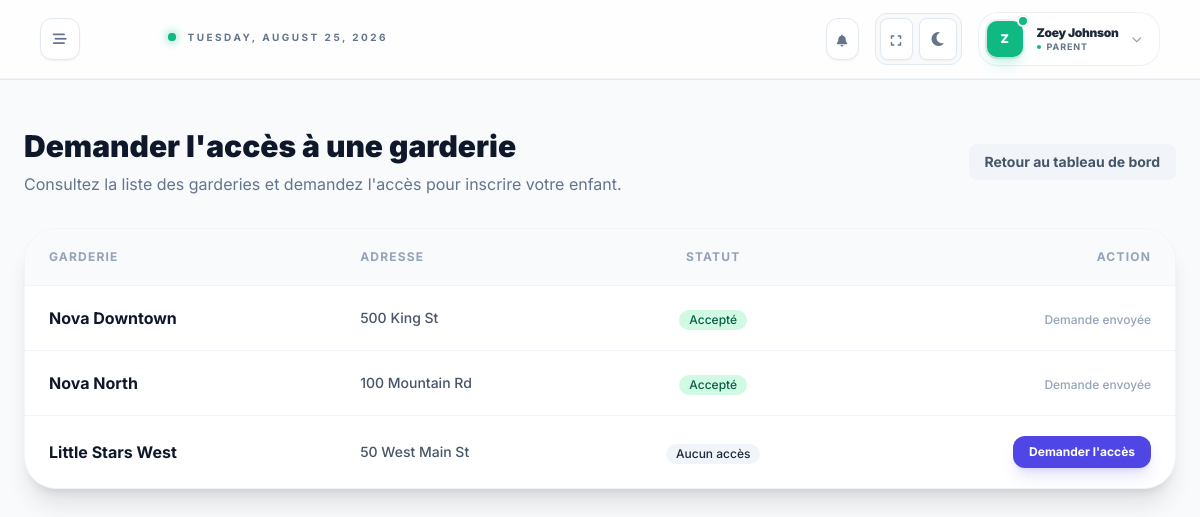
The page /parents/request-access/ (signed in) on the database its author committed.
### accounts/models.py (models this page shows, shortened)
class User(AbstractUser):
    ROLE_CHOICES = (
        ("owner", "Network Owner"),
        ("director", "Director"),
        ("vice_director", "Vice Director"),
        ("educator", "Educator"),
        ("parent", "Parent"),
    )
    username = None
    user_id = models.UUIDField(primary_key=True, default=uuid.uuid4, editable=False)
    email = models.EmailField(_("email address"), unique=True)
    full_name = models.CharField(max_length=255)
    phone_number = models.CharField(max_length=20, blank=True, null=True)
    profile_photo = models.ImageField(upload_to=user_directory_path, blank=True, null=True)
    role_type = models.CharField(max_length=20, choices=ROLE_CHOICES)
    is_active = models.BooleanField(default=True)
    created_at = models.DateTimeField(auto_now_add=True)
    groups = models.ManyToManyField(
        "auth.Group",
        related_name="core_user_set",
        blank=True,
        verbose_name="groups",
        help_text="The groups this user belongs to.",
    )
    user_permissions = models.ManyToManyField(
        "auth.Permission",
        related_name="core_user_set",
        blank=True,
        verbose_name="user permissions",
        help_text="Specific permissions for this user.",
    )
    USERNAME_FIELD = "email"
    REQUIRED_FIELDS = ["full_name", "phone_number"]
    objects = CustomUserManager()

### dashboard/models.py (models this page shows, shortened)
class Center(models.Model):
    center_id = models.UUIDField(primary_key=True, default=uuid.uuid4, editable=False)
    organization = models.ForeignKey(
        Organization, on_delete=models.CASCADE, related_name="centers"
    )
    name = models.CharField(max_length=255)
    address = models.TextField()
    timezone = models.CharField(max_length=50, default="America/Moncton")
    director = models.OneToOneField(
        "accounts.Director",
        on_delete=models.SET_NULL,
        null=True,
        related_name="managed_center",
    )
    created_at = models.DateTimeField(auto_now_add=True)

### dashboard/all_views/parent_views.py (the view, shortened to what this page needs)
# urls.py: path("parents/request-access/", request_center_access, name="request_center_access"),
@login_required(login_url="login")
def request_center_access(request):
    user = request.user
    if user.role_type != "parent":
        return render(request, "core/403.html", status=403)
    try:
        parent_profile = user.parent_profile
    except ParentProfile.DoesNotExist:
        messages.error(request, "Profil parent introuvable.")
        return redirect("dashboard_redirect")
    all_centers = Center.objects.all()
    my_requests = CenterParentAccess.objects.filter(parent=parent_profile)
    request_map = {req.center_id: req.status for req in my_requests}
    centers_data = []
    for c in all_centers:
        status = request_map.get(c.center_id, None)
        centers_data.append({"center": c, "status": status})
    return render(
        request, "core/parents/request_access.html", {"centers_data": centers_data}
    )

### communication/context_processors.py (called while the page is built)
def unread_messages_count(request):
    if request.user.is_authenticated:
        count = Message.objects.filter(receiver=request.user, is_read=False).count()
        return {'unread_count': count}
    return {'unread_count': 0}

### dashboard/context_processors/theme_sidebar.py (called while the page is built)
def theme(request):
    return {'theme': request.COOKIES.get('theme', 'light')}

def sidebar(request):
    return {
        'sidebar_state': request.COOKIES.get('sidebar', 'closed'),
        'open_section': request.COOKIES.get('open_section', '')
    }

### dashboard/templates/core/parents/request_access.html (shortened to what this page needs)
{% extends "base.html" %}
{% load static %}
{% block content %}
<div class="max-w-7xl mx-auto px-6 py-12">
    <div class="flex items-center justify-between mb-8">
        <div>
            <h1 class="text-3xl font-black text-slate-900 dark:text-white">Demander l'accès à une garderie</h1>
            <p class="text-slate-500 mt-2">Consultez la liste des garderies et demandez l'accès pour inscrire votre enfant.</p>
        </div>
        <a href="{% url 'dashboard_redirect' %}" class="px-4 py-2 bg-slate-100 dark:bg-slate-800 rounded-lg text-sm font-bold text-slate-600 dark:text-slate-300 hover:bg-slate-200 transition-colors">
            Retour au tableau de bord
        </a>
    </div>
    <div class="bg-white dark:bg-slate-900 rounded-[2rem] border border-slate-100 dark:border-slate-800 shadow-xl overflow-hidden">
        <div class="overflow-x-auto">
            <table class="w-full text-left border-collapse">
                <thead>
                    <tr class="bg-slate-50 dark:bg-slate-800/50 border-b border-slate-100 dark:border-slate-800 text-xs font-black text-slate-400 uppercase tracking-widest">
                        <th class="py-5 pl-6">Garderie</th>
                        <th class="py-5">Adresse</th>
                        <th class="py-5 text-center">Statut</th>
                        <th class="py-5 text-right pr-6">Action</th>
                    </tr>
                </thead>
                <tbody class="divide-y divide-slate-100 dark:divide-slate-800">
                    {% for item in centers_data %}
                    <tr class="group hover:bg-slate-50 dark:hover:bg-slate-800/30 transition-colors">
                        <td class="py-5 pl-6">
                            <div class="font-bold text-slate-900 dark:text-white">{{ item.center.name }}</div>
                        </td>
                        <td class="py-5">
                            <p class="text-sm font-medium text-slate-600 dark:text-slate-400">{{ item.center.address }}</p>
                        </td>
                        <td class="py-5 text-center">
                            {% if item.status == 'accepted' %}
                                <span class="inline-flex items-center px-2.5 py-0.5 rounded-full text-xs font-medium bg-emerald-100 text-emerald-800 dark:bg-emerald-500/20 dark:text-emerald-400">
                                    Accepté
                                </span>
                            {% elif item.status == 'pending' %}
                                <span class="inline-flex items-center px-2.5 py-0.5 rounded-full text-xs font-medium bg-amber-100 text-amber-800 dark:bg-amber-500/20 dark:text-amber-400">
                                    En attente
                                </span>
                            {% elif item.status == 'rejected' %}
                                <span class="inline-flex items-center px-2.5 py-0.5 rounded-full text-xs font-medium bg-rose-100 text-rose-800 dark:bg-rose-500/20 dark:text-rose-400">
                                    Rejeté
                                </span>
                            {% else %}
                                <span class="inline-flex items-center px-2.5 py-0.5 rounded-full text-xs font-medium bg-slate-100 text-slate-800 dark:bg-slate-700 dark:text-slate-300">
                                    Aucun accès
                                </span>
                            {% endif %}
                        </td>
                        <td class="py-5 text-right pr-6">
                            {% if not item.status or item.status == 'rejected' %}
                                <form method="post" action="{% url 'request_center_access' %}">
                                    <button type="submit" class="px-4 py-2 rounded-xl bg-indigo-600 text-white text-xs font-bold hover:bg-indigo-700 transition-colors shadow-lg shadow-indigo-500/20">
                                        Demander l'accès
                                    </button>
                                </form>
                            {% else %}
                                <span class="text-xs text-slate-400 font-medium">Demande envoyée</span>
                            {% endif %}
                        </td>
                    </tr>
                    {% endfor %}
                </tbody>
            </table>
        </div>
    </div>
</div>
{% endblock %}

### accounts/templates/accounts/includes/header.html (shortened to what this page needs)
<header class="sticky top-0 z-40 w-full bg-white/80 dark:bg-slate-900/80 backdrop-blur-xl border-b border-slate-200 dark:border-slate-800/60">
    <div class="flex items-center justify-between px-6 md:px-10 py-3 border-b border-slate-100 dark:border-slate-800/40">
        <div class="flex items-center gap-6">
            <button onclick="toggleSidebar()" class="group relative p-2.5 rounded-xl border border-slate-200 dark:border-slate-800
                   bg-white dark:bg-slate-900/50 backdrop-blur-md
                   text-slate-500 dark:text-slate-400
                   hover:text-blue-600 dark:hover:text-blue-400
                   hover:border-blue-500/30 dark:hover:border-blue-400/30
                   hover:bg-blue-50/50 dark:hover:bg-blue-400/5
                   transition-all duration-300 shadow-sm hover:shadow-lg hover:shadow-blue-500/10">
        <div class="relative z-10 flex items-center justify-center">
            <i class="fa-solid fa-bars-staggered text-sm group-hover:rotate-180 transition-transform duration-500"></i>
        </div>
    </button>
            <div class="hidden md:flex flex-col relative group/container">
                <div class="flex ml-16 items-center gap-3 mb-1">
                    <div class="relative flex h-2 w-2">
                        <span class="relative inline-flex rounded-full h-2 w-2 bg-emerald-500 shadow-[0_0_10px_rgba(16,185,129,0.8)]"></span>
                    </div>
                    <span id="current-date" class="text-[10px] font-bold uppercase tracking-[0.25em] text-slate-500 dark:text-emerald-400/70 transition-colors duration-300">
                </span>
                </div>
            </div>
        </div>
        <div class="flex items-center gap-4">
            <div x-data="notificationSystem()" x-init="init()" class="relative">
                <button @click="toggle()" class="relative p-2 rounded-xl bg-white dark:bg-slate-800 border border-slate-200 dark:border-slate-700 text-slate-500 hover:text-emerald-500 hover:border-emerald-500/30 transition-all shadow-sm group">
                    <i class="fa-solid fa-bell text-xs"></i>
                </button>
            </div>
            <div class="flex items-center gap-1.5 bg-slate-100/50 dark:bg-slate-900/50 p-1 rounded-xl border border-slate-200 dark:border-slate-800">
                <button onclick="toggleFullScreen()" class="p-2 rounded-lg bg-white dark:bg-slate-800 border border-slate-200 dark:border-slate-700 hover:text-emerald-500 transition-all active:scale-90 group shadow-sm">
                    <i id="fullscreen-icon" class="fa-solid fa-expand text-slate-500 text-xs"></i>
                </button>
                <button onclick="toggleTheme()" class="p-2 rounded-lg bg-white dark:bg-slate-800 border border-slate-200 dark:border-slate-700 hover:text-emerald-500 transition-all active:scale-90 group shadow-sm">
                    <i id="theme-icon" class="fa-solid fa-moon text-slate-500 text-xs"></i>
                </button>
            </div>
            <div class="relative">
                <button onclick="toggleUserMenu()"
                    class="flex items-center gap-3 p-1.5 pr-4 rounded-[1.25rem]
                           bg-white/80 dark:bg-slate-900/80 backdrop-blur-md
                           border border-slate-200/60 dark:border-slate-700/50
                           hover:border-emerald-500/50 hover:shadow-lg hover:shadow-emerald-500/5 transition-all duration-300 group">
                    <div class="relative p-0.5 rounded-xl bg-gradient-to-tr from-slate-200 to-white dark:from-slate-700 dark:to-slate-800 shadow-inner">
                        {% if user.profile_photo %}
                            <img src="{{ user.profile_photo.url }}" class="w-9 h-9 rounded-[10px] object-cover border border-white/50 dark:border-slate-600">
                        {% else %}
                            <div class="w-9 h-9 rounded-[10px] bg-emerald-500 flex items-center justify-center text-white font-black text-xs shadow-lg shadow-emerald-500/20">
                                {{ user.full_name|slice:":1"|upper }}
                            </div>
                        {% endif %}
                        <span class="absolute -top-1 -right-1 flex h-3 w-3">
                            <span class="relative inline-flex rounded-full h-3 w-3 bg-emerald-500 border-2 border-white dark:border-slate-900"></span>
                        </span>
                    </div>
                    <div class="hidden sm:block text-left">
                        <p class="text-[12px] font-black text-slate-800 dark:text-slate-100 leading-tight tracking-tight">{{ user.full_name|default:"User" }}</p>
                        <div class="flex items-center gap-1.5">
                            <span class="w-1 h-1 rounded-full bg-emerald-500"></span>
                            <p class="text-[9px] text-slate-500 dark:text-slate-400 font-bold uppercase tracking-widest">{{ user.get_role_type_display|default:"Role" }}</p>
                        </div>
                    </div>
                    <i class="fa-solid fa-chevron-down text-[10px] text-slate-400 group-hover:text-emerald-500 group-hover:translate-y-0.5 transition-all duration-300"></i>
                </button>
            </div>
        </div>
    </div>
</header>

### accounts/templates/base.html (style rules this page uses)
* { transition: all 0.25s cubic-bezier(0.4, 0, 0.2, 1); }

### rows shown on the page
User: full_name "Z", full_name "Zoey Johnson", role_type "PARENT"
Center: center.name "Nova Downtown", center.address "500 King St", shows "Accepté", shows "Demande envoyée"
Center: center.name "Nova North", center.address "100 Mountain Rd", shows "Accepté", shows "Demande envoyée"
Center: center.name "Little Stars West", center.address "50 West Main St", shows "Aucun accès"
